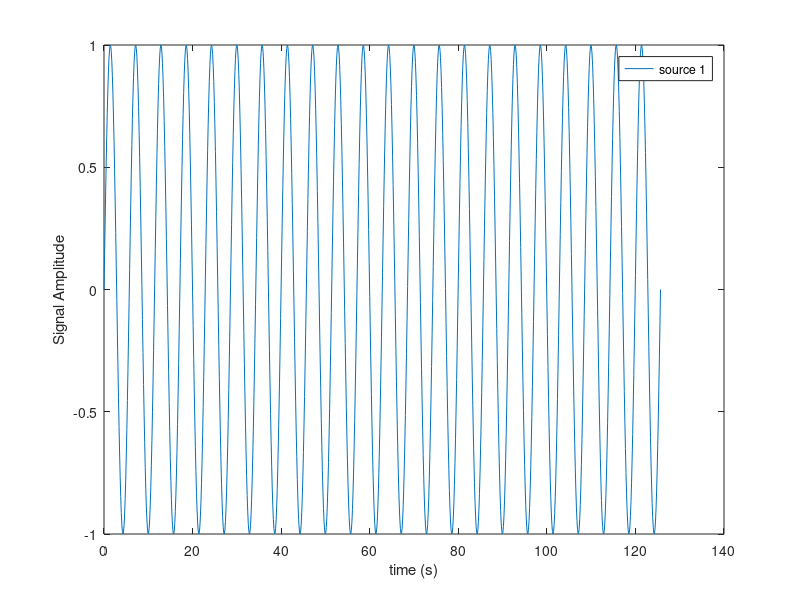
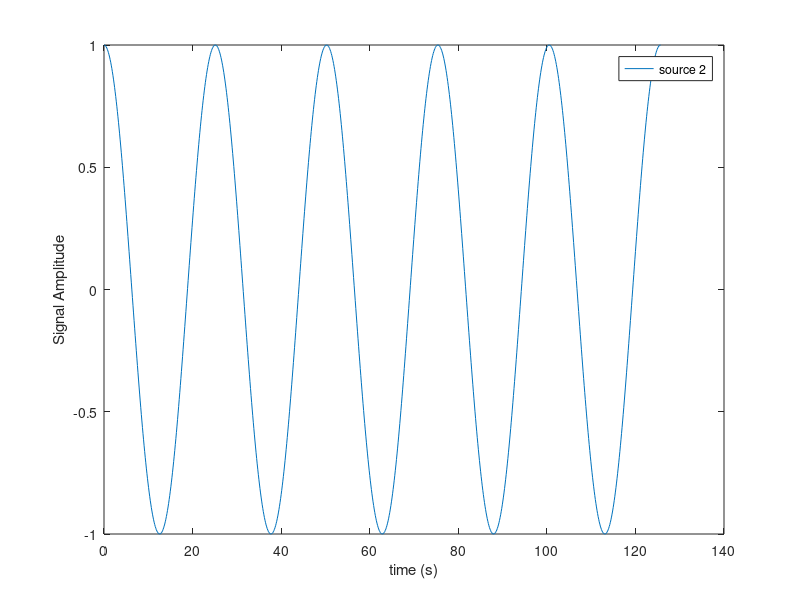
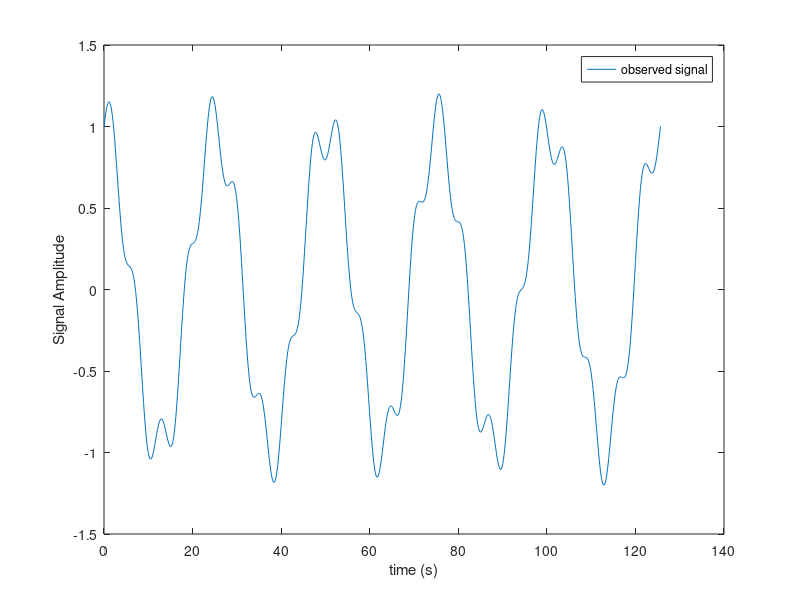

Write MATLAB code to recreate these figures, in order. (Note: this script raises an error after producing the figures.)
%----------------------------------------------------------------
% Program: SSA-ICA.m
% Author: Pinjun Zheng
% Date: 2020-04-01
% Description: This is a demo of SSA-ICA algorithm.
% Revision / Filing Date / Modified By / Modified Content
% V1.0 / 2020-04-01 / Pinjun Zheng / Create the program
%----------------------------------------------------------------
clc
clear all
%% --------------------------------- set Parameters
N = 1;                              %The number of observed mixtures
Ns = 2;                             %The number of independent sources
Ls = 1000;                          %Sample size, i.e.: number of observations
finalTime = 40*pi;                  %Final sample time (s)
initialTime = 0;                    %Initial sample time (s)

%% --------------------------------- Generating Data for SSA-ICA
Amix = rand(N,Ns);                      %Amix is a random N x Ns mixing matrix
timeVector = initialTime:(finalTime-initialTime)/(Ls-1):finalTime;  %Vector of time coordinates
source1 = sin(1.1*timeVector);          %Independent source component 1, sin(a * t)
source2 = cos(0.25*timeVector);         %Independent source component 2, cos(b * t)
S = [source1;source2];                  %Source Matrix

figure
plot(timeVector,source1)                    %Plotting the N independent sources vs. time
xlabel('time (s)')
ylabel('Signal Amplitude') 
legend('source 1')

figure
plot(timeVector,source2)                    %Plotting the N independent sources vs. time
xlabel('time (s)')
ylabel('Signal Amplitude') 
legend('source 2')

Yobs = Amix*S;                              %Matrix consisting of M samples of N observed mixtures

figure
plot(timeVector,Yobs)                       %Plotting the observed signal vs. time
xlabel('time (s)')
ylabel('Signal Amplitude') 
legend('observed signal')
%% --------------------------------- SSA
% Decomposition
M = 200;
L = length(Yobs)-M+1;
Y = hankel(Yobs(1:M),Yobs(M:end));
C = Y*Y';
[eVector,eValue] = eig(C);
eValue = diag(eValue);     
[Bv,Iv]=sort(eValue,'descend');
Ysub = zeros(M,L,M);
for i = 1:M
    Ysub(:,:,i) = eVector(:,Iv(i))*(eVector(:,Iv(i)))'*Y;
end
% Rebuild by grouping
Bv
p = input('How many of the first group: ');
Y1 = zeros(M,L);
Y2 = Y1;
for j = 1:p
    Y1 = Y1 + Ysub(:,:,j);
end
for k = p+1:M
   Y2 = Y2 + Ysub(:,:,k);
end
% Diagonal average
R1 = diag_average(Y1);
R2 = diag_average(Y2);
Xobs = [R1;R2];
%% --------------------------------- call FastICA algorithm
[Sest] = Fast_ICA(Xobs,Ns);
%% ---------------------------------  show
figure
plot(timeVector, Sest(1,:))
xlabel('time (s)') 
ylabel('Signal Amplitude') 
legend('Source Estimation 1')

figure
plot(timeVector, Sest(2,:))
xlabel('time (s)') 
ylabel('Signal Amplitude') 
legend('Source Estimation 2')

